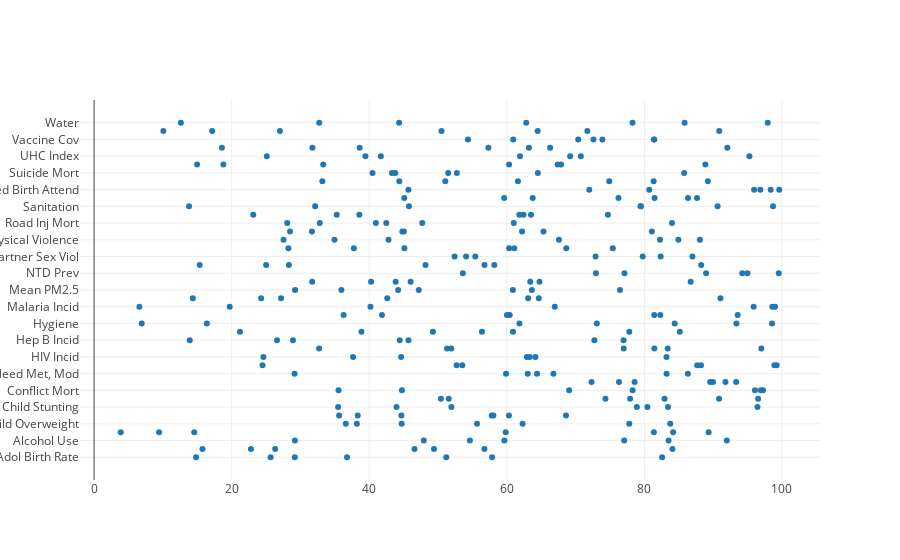

Notebook source saved alongside this figure:
### Code cell
data = [
    go.Scatter(
        y=df_long['indicator_short'], # assign x as the dataframe column 'x'
        x=df_long['value'],
        mode='markers',
        fillcolor=df_long['color'],
    )
]
iplot(data)

### Figure 1 — Plotly figure (JSON) as saved in the notebook; plotly's stock layout.template omitted (floating-point values rounded to 4 significant figures; data arrays with more than 128 entries replaced by an {"elided": "..."} marker saying what was removed)
{"data": [{"fillcolor": {"elided": "287 str values"}, "mode": "markers", "type": "scatter", "x": {"elided": "287 float values"}, "y": {"elided": "287 str values"}}], "layout": {}}
